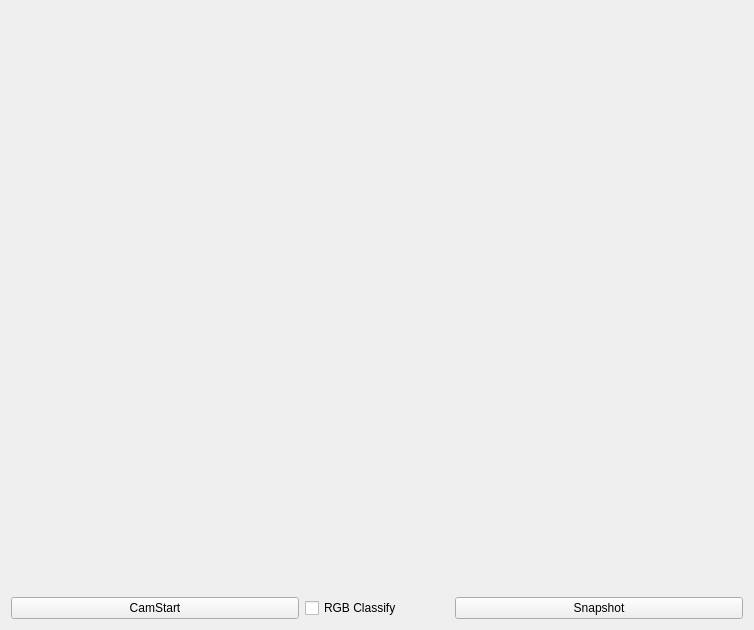
<?xml version="1.0" encoding="UTF-8"?>
<ui version="4.0">
 <class>Tab7CamViewThread</class>
 <widget class="QWidget" name="Tab7CamViewThread">
  <property name="geometry">
   <rect>
    <x>0</x>
    <y>0</y>
    <width>754</width>
    <height>630</height>
   </rect>
  </property>
  <property name="windowTitle">
   <string>Form</string>
  </property>
  <layout class="QVBoxLayout" name="verticalLayout_2">
   <item>
    <layout class="QVBoxLayout" name="verticalLayout" stretch="9,1">
     <item>
      <widget class="QLabel" name="plabelCamView">
       <property name="text">
        <string/>
       </property>
       <property name="pixmap">
        <pixmap resource="Images.qrc">:/Images/Images/initDisplay.png</pixmap>
       </property>
      </widget>
     </item>
     <item>
      <layout class="QHBoxLayout" name="horizontalLayout" stretch="2,1,2">
       <item>
        <widget class="QPushButton" name="pPBcamStart">
         <property name="text">
          <string>CamStart</string>
         </property>
         <property name="checkable">
          <bool>true</bool>
         </property>
         <property name="checked">
          <bool>false</bool>
         </property>
        </widget>
       </item>
       <item>
        <widget class="QCheckBox" name="pCBrgb">
         <property name="text">
          <string>RGB Classify</string>
         </property>
        </widget>
       </item>
       <item>
        <widget class="QPushButton" name="pPBsnapShot">
         <property name="text">
          <string>Snapshot</string>
         </property>
        </widget>
       </item>
      </layout>
     </item>
    </layout>
   </item>
  </layout>
 </widget>
 <resources>
  <include location="Images.qrc"/>
 </resources>
 <connections/>
</ui>
